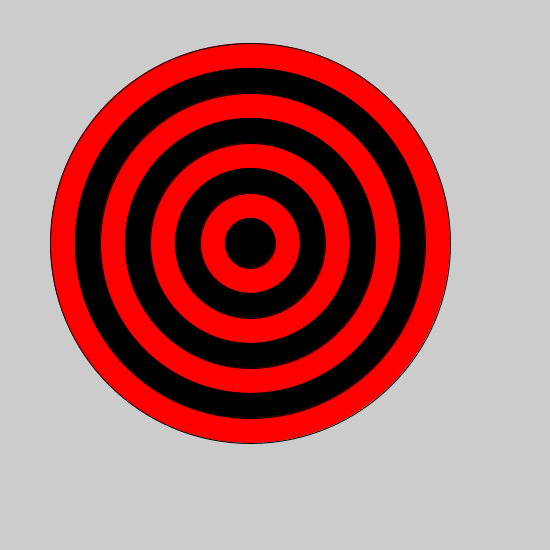
Frame 1 (no input)
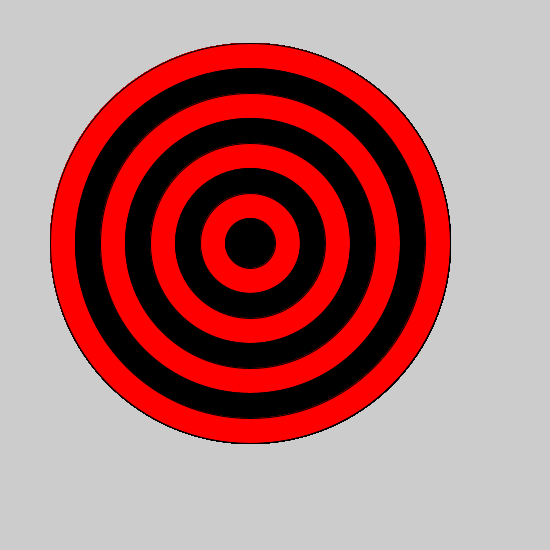
Frame 60 (the mouse pressed at the canvas centre just before this capture)
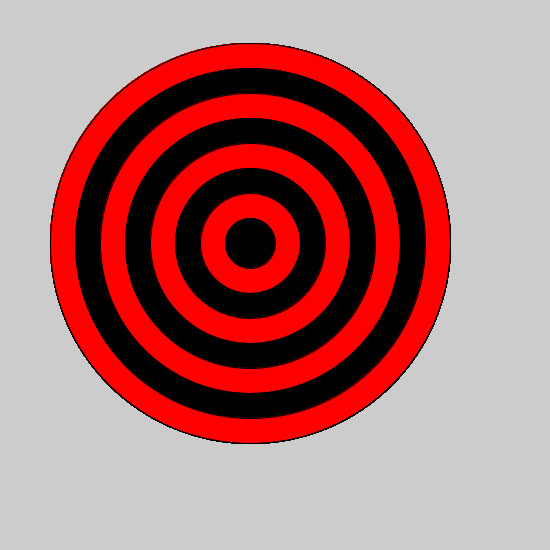
Frame 120 (the mouse held since frame 60 and released just before this capture)

The Processing sketch that drew these frames (run headless with seeded random() and noise(); from frame 60 on, the mouse is pressed at the canvas centre):

// Processing sketch: bullseye
// ── bullseye.pde
void setup() {
 
  size(550,550);
  // set the size of your sketch
  
}

void draw() {
  for (int i=8;i>0;i--) {
   if(i%2==0) {
    fill(255,0,0);
   } else {
     fill(0,0,0);
   }
 ellipse(250,243,i*50,i*50);
  //Starting with the largest ellipse, use a for loop to draw a bullseye with ellipses.
  
  //Use an if statement and modulo to alternate the color of your rings.
  
  }
}
